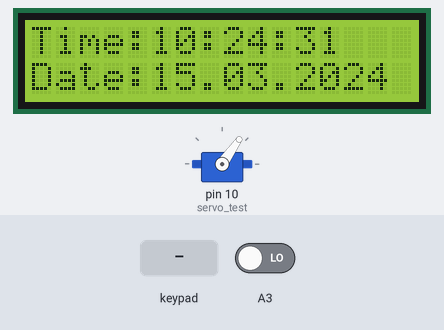
The sketch below on a simulated Arduino Uno, built with avr-gcc and run on an emulated ATmega328P. Shown: servo, 16×2 character LCD. The inputs (shaded band) are chosen by the test bench; at power-on: A3 LOW. The local clock reads 2024-03-15 10:24:30 at power-on unless the sketch sets it.

Above: at 1.2 s.
1.3 s: A3 driven HIGH
At 1.6 s:
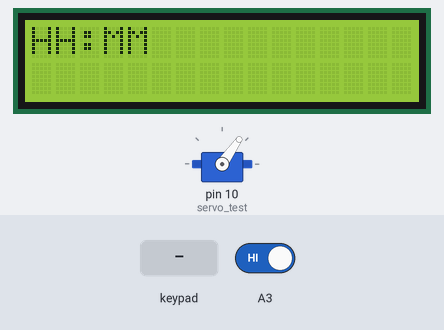
2.8 s: key 'D' pressed
At 3.32 s:
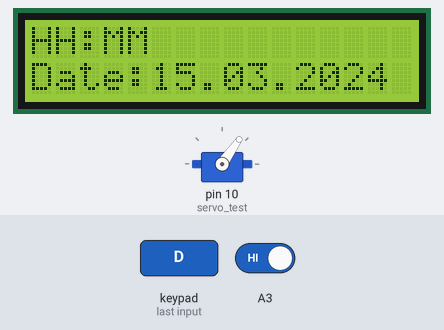
Timing chart, 0 to 5.8 s (numbered marks = the images above; inputs shaded):
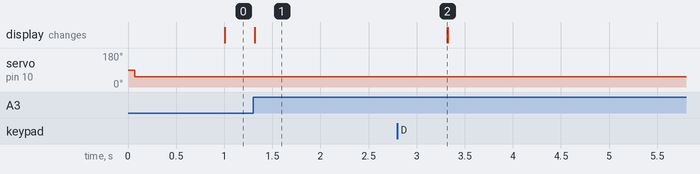

The sketch:

TRIAL.ino
```cpp
#include <DS3231.h>
#include <Servo.h>
#include <LiquidCrystal.h>
#include <Keypad.h>
const byte ROWS = 4; //Four rows
const byte COLS = 4; //Three columns
//Define the Keymap
char keys[ROWS][COLS] = {
  {'1', '2', '3', 'A'},
  {'4', '5', '6', 'B'},
  {'7', '8', '9', 'C'},
  {'*', '0', '#', 'D'},
};

//Connect keypad ROW0,ROW1,ROW2 AND ROW3 to these Arduino pins.
byte rowPins[ROWS] = {2, 3, 4, 5};
//Connect keypad COL0,COL1 and COL2 to these Arduino pins.
byte colPins[COLS] = {6, 7, 8, 9};
// Create the Keypad
Keypad kpd = Keypad (makeKeymap(keys), rowPins, colPins, ROWS, COLS);

DS3231 rtc(A4, A5);
Servo servo_test; //initialize a servo object for the connected servo
LiquidCrystal lcd(A0, A1, A2, 11, 12, 13); //Creates an LC object. Parameters:(rs,enable,d4,d5,d6,d7)

//int angle=0;
//int potentio=A0; //initialize the A0analog pin for potentiometer intt1,t2,t3,t4,t5,t6;

boolean feed = true;//condition for alarm
char key;
int r[6];

void setup()
{
  servo_test.attach(10); //attach the signal pin of servoto pin9 of arduino
  rtc.begin();
  lcd.begin(16, 2);
  servo_test.write(55);
  Serial.begin(9600);
  pinMode(A0, OUTPUT);
  pinMode(A1, OUTPUT);
  pinMode(A2, OUTPUT);


}

void loop()
{
  lcd.setCursor(0, 0);
  int buttonPress;
  buttonPress = digitalRead(A3);
  if (buttonPress == 1)
    setFeedingTime();

  //Serial.printIn(buttonPress);

  lcd.print("Time:");
  String t = "";
  t = rtc.getTimeStr();
  int t1 = t.charAt(0) - 48;
  int t2 = t.charAt(1) - 48;
  int t3 = t.charAt(3) - 48;
  int t4 = t.charAt(4) - 48;
  int t5 = t.charAt(6) - 48;
  int t6 = t.charAt(7) - 48;

  lcd.print(rtc.getTimeStr());
  lcd.setCursor(0, 1);
  lcd.print("Date:");
  lcd.print(rtc.getDateStr());

  if (t1 == r[0] && t2 == r[1] && t3 == r[2] && t4 == r[3] && t5 < 1 && t6 < 3 && feed == true)
  {
    servo_test.write(100); //command to rotate the servo to the specified angle
    delay(400);
    servo_test.write(55);
    feed = false;
  }
}
void setFeedingTime()
{
  feed = true;
  int i = 0;
  lcd.clear();
  lcd.setCursor(0, 0);
  lcd.print("Set feeding Time");
  lcd.clear();
  lcd.print("HH:MM");
  lcd.setCursor(0, 1);

  while (1) {
    key = kpd.getKey();

    char j;

    if (key != NO_KEY) {

      lcd.setCursor(j, 1);

      lcd.print(key);

      r[i] = key - 48;
      i++;
      j++;

      if (j == 2)
      {
        lcd.print(":"); j++;
      }
      delay(500);
    }
    if (key == 'D')
    {key = 0;break;}
    }
   }
```

Measured:
- after the input at 1.3 s, the display: changes at once (image 1)
- after the input at 2.8 s, the display: changes after 0.52 s (image 2)
